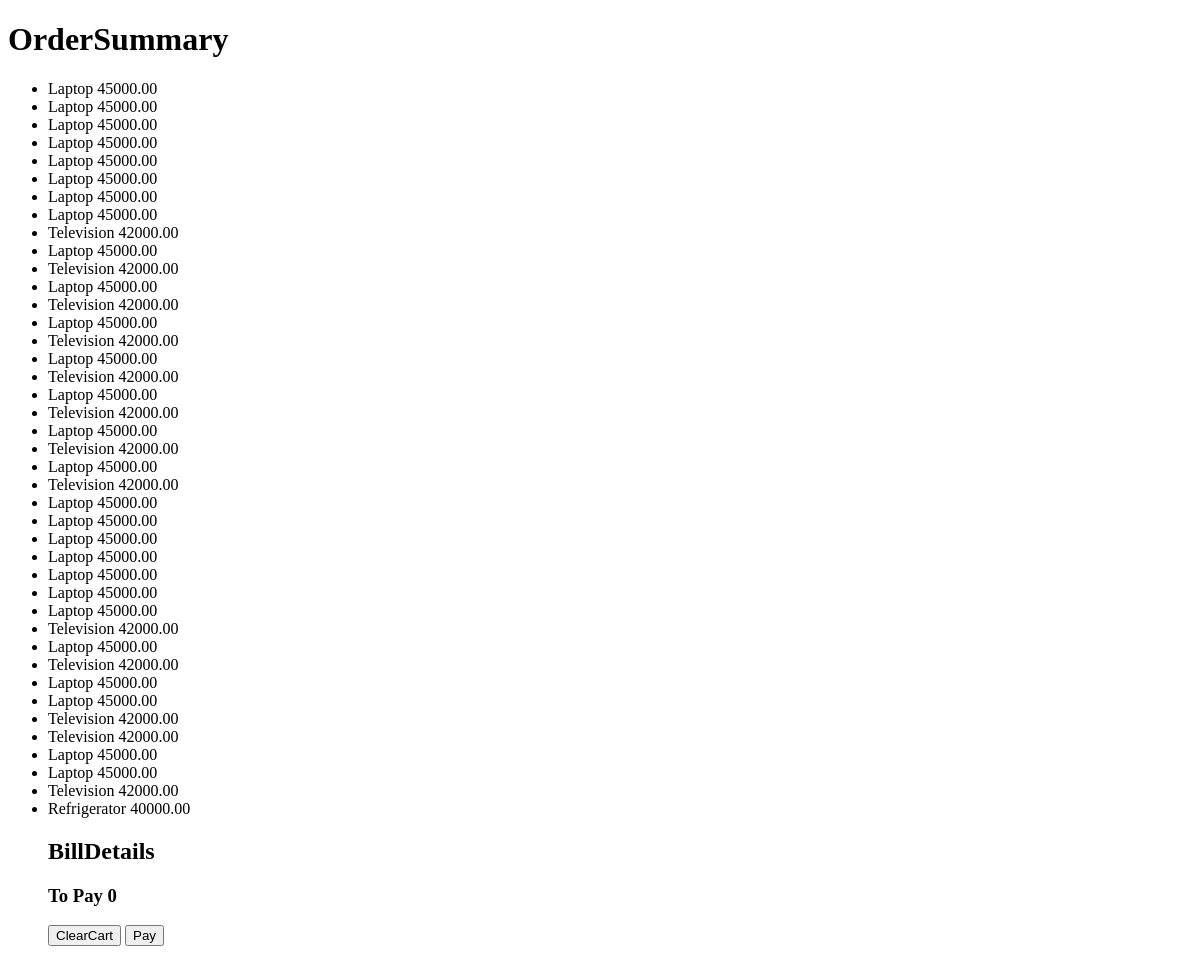
The app's page /checkout, older data.
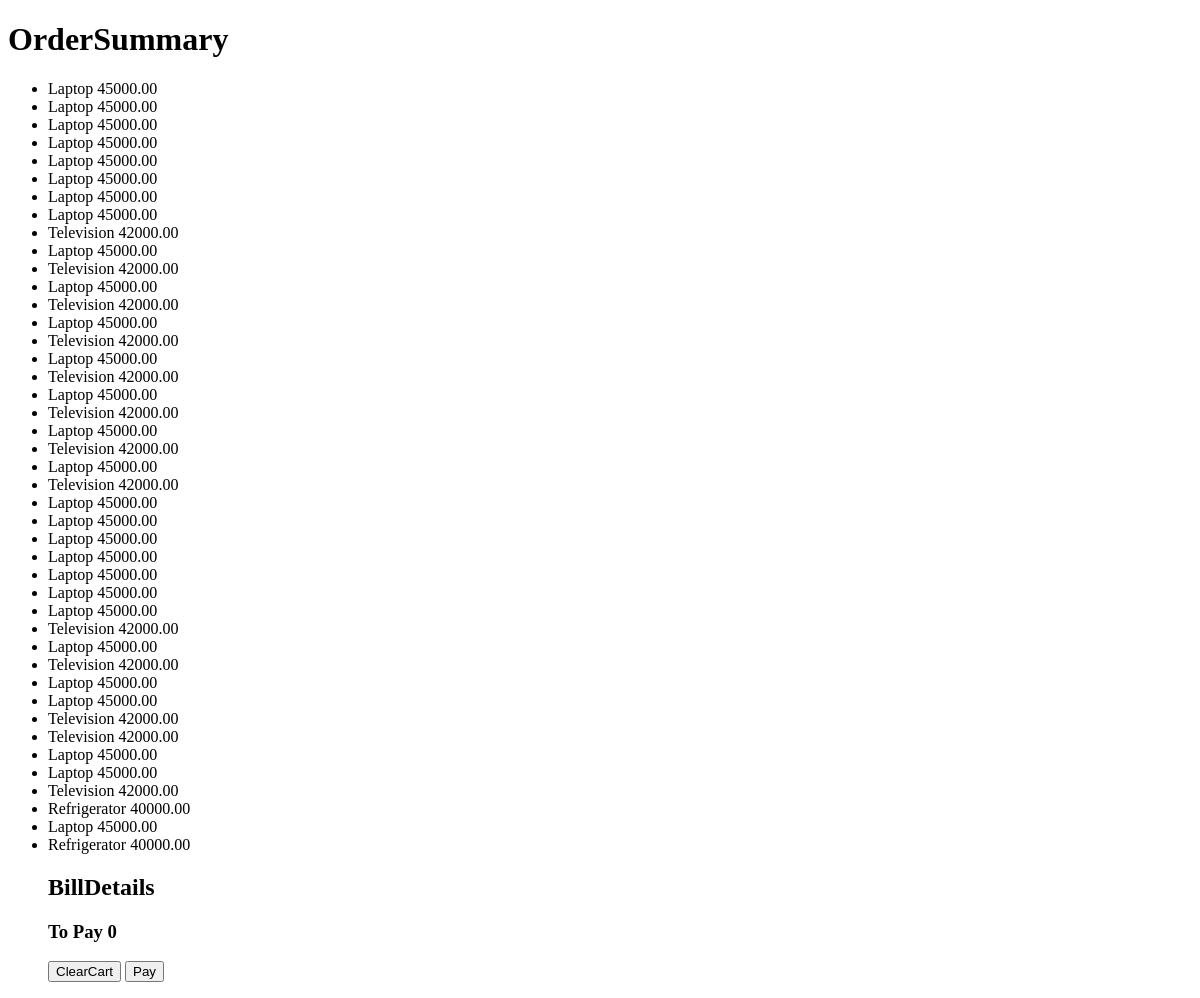
The same page, newer data.
### service/models.py (models this page shows)
class ItemsPurchased(models.Model):
    email = models.EmailField(default=get_default_email)
    name = models.CharField(max_length=15)
    price = models.DecimalField(max_digits=8,decimal_places=2)
    class Meta:
        db_table="ItemsPurchased"

### service/views.py (the view)
# urls.py: path('checkout',views.check_out,name='checkout'),
def check_out(request):
    cart = Cart(request)
    cart_items = cart.get_items()
    total = cart.get_total_price()
    thislist = {'id':[item['id'] for item in cart_items]}
    prod = Product.objects.all()
    prod_ids = prod.values_list('id',flat=True)
    prod_names = prod.values('id','name','price')
    cart_ids = [int(id) for sublist in thislist.values() for id in sublist]
    per = person.objects.last() #last logged-in person
    if per is not None:
        for prod_id in prod_ids:
            if prod_id in cart_ids:
                for product in prod_names:
                    if product['id'] == prod_id:
                        cartitem = ItemsPurchased(email=per.email,name=product['name'],price=product['price']) #insert into CartItems
                        cartitem.save()
    else:
        print("no person found to associate with cart items")
    cartitems = ItemsPurchased.objects.all()
    return render(request,'checkout.html',{'CartItems':cartitems,'total':total})

### service/cart.py (called while the page is built)
    def get_total_price(self):
        return sum(float(item['price']) * int(item['quantity']) for item in self.cart.values())

    def get_items(self):
        items=[]
        for product_id,details in self.cart.items():
            items.append({
                'id': product_id,
                'quantity': details['quantity'],
                'price': float(details['price'])
            })
        return items

### service/templates/checkout.html (shortened to what this page needs)
<!DOCTYPE html>
<head lang="en">
</head>
<body>
    <h1>OrderSummary</h1>
    <ul>
        {% for item in CartItems %}
        <li>{{item.name}} {{item.price}}</li>
        {% endfor %}
        <h2>BillDetails</h2>
        <h3>To Pay {{total}}</h3>
        <form action="{% url 'clear' %}" method="GET"></a>
        <button type="submit">ClearCart</button>
        <button type="Button">Pay</button></a>
    </ul>
</body>

Row changes from the older to the newer data that the page shows:
added ItemsPurchased: name "Laptop", price "45000.00"
added ItemsPurchased: name "Refrigerator", price "40000.00"
